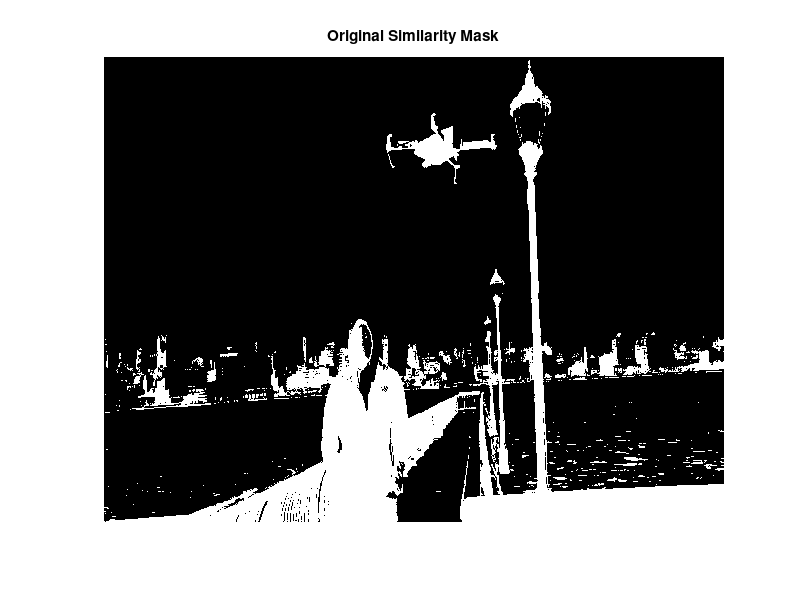
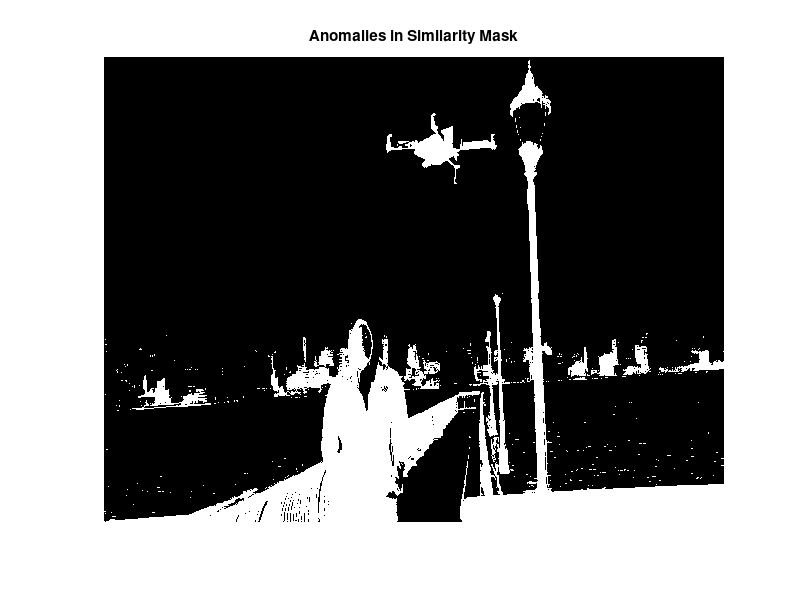
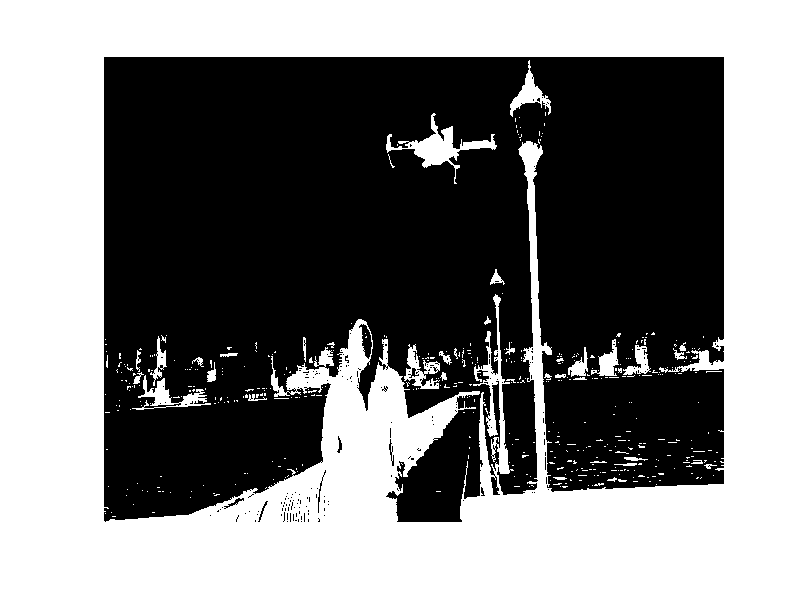

The MATLAB script that drew these images, in order: (Note: this script raises an error after producing the figures.)
% Load the similarity mask
load('similarity_mask.mat', 'similarity_mask'); % Load the similarity mask

% Visualize the similarity mask
figure;
imshow(similarity_mask, []);
title('Original Similarity Mask');

% Detect connected components in the mask
[mask_labels, num_regions] = bwlabel(similarity_mask);

% Analyze regions and detect anomalies based on size or compactness
min_region_area = 5; % Minimum area for a valid region (adjust as needed)
max_region_area = 300; % Maximum area for a valid region (adjust as needed)

% Initialize anomaly map
anomaly_mask = zeros(size(similarity_mask));

for i = 1:num_regions
    % Get the current region
    current_region = (mask_labels == i);
    
    % Compute region properties
    region_props = regionprops(current_region, 'Area', 'Eccentricity');
    
    % Check if the region falls outside valid criteria
    if region_props.Area < min_region_area || region_props.Area > max_region_area
        % Mark this region as an anomaly
        anomaly_mask = anomaly_mask | current_region;
    end
end

% Visualize the detected anomalies
figure;
imshow(anomaly_mask, []);
title('Anomalies in Similarity Mask');

% Highlight anomalies on the original mask
figure;
imshow(similarity_mask, []);
hold on;
[B, ~] = bwboundaries(anomaly_mask, 'noholes');
for k = 1:length(B)
    boundary = B{k};
    plot(boundary(:, 2), boundary(:, 1), 'r', 'LineWidth', 1.5);
end
hold off;
title('Detected Anomalies Highlighted in Red');
